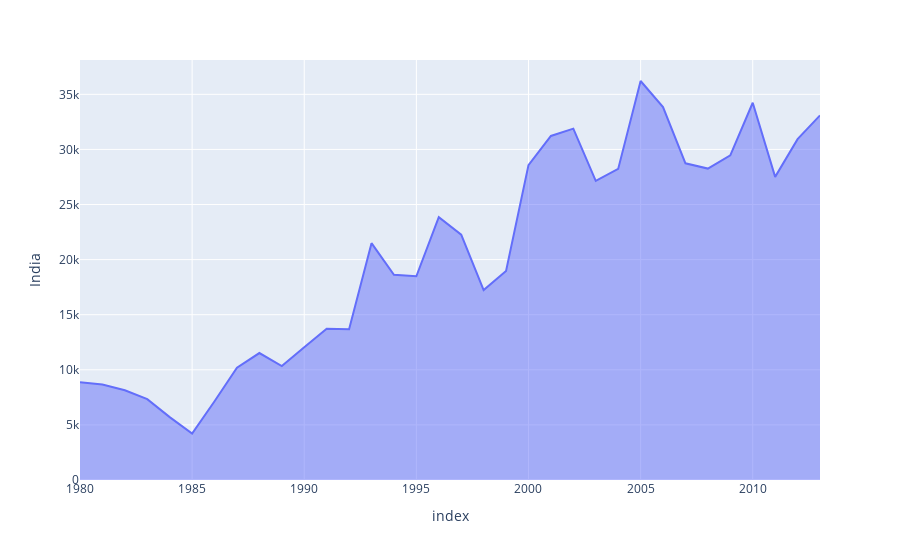

Here is the notebook cell this chart was saved with:
### Code cell
px.area(top_5df,x=top_5df.index,y='India')

### Figure 1 — Plotly figure (JSON) as saved in the notebook; plotly's stock layout.template omitted (floating-point values rounded to 4 significant figures)
{"data": [{"fillpattern": {"shape": ""}, "hovertemplate": "index=%{x}<br>India=%{y}<extra></extra>", "legendgroup": "", "line": {"color": "#636efa"}, "marker": {"symbol": "circle"}, "mode": "lines", "name": "", "orientation": "v", "showlegend": false, "stackgroup": "1", "type": "scatter", "x": [1980, 1981, 1982, 1983, 1984, 1985, 1986, 1987, 1988, 1989, 1990, 1991, 1992, 1993, 1994, 1995, 1996, 1997, 1998, 1999, 2000, 2001, 2002, 2003, 2004, 2005, 2006, 2007, 2008, 2009, 2010, 2011, 2012, 2013], "xaxis": "x", "y": [8880, 8670, 8147, 7338, 5704, 4211, 7150, 10189, 11522, 10343, 12041, 13734, 13673, 21496, 18620, 18489, 23859, 22268, 17241, 18974, 28572, 31223, 31889, 27155, 28235, 36210, 33848, 28742, 28261, 29456, 34235, 27509, 30933, 33087], "yaxis": "y"}], "layout": {"legend": {"tracegroupgap": 0}, "margin": {"t": 60}, "xaxis": {"anchor": "y", "domain": [0, 1], "title": {"text": "index"}}, "yaxis": {"anchor": "x", "domain": [0, 1], "title": {"text": "India"}}}}
